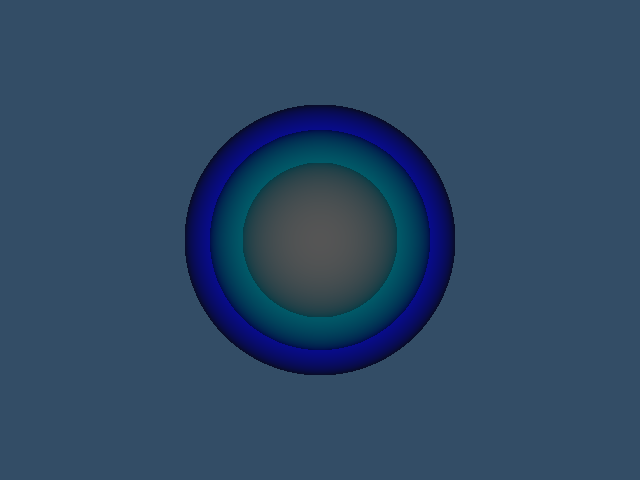

Recreate this plot in Python.
#!/usr/bin/env python

# Sample a quadric implicit function on a volume grid and extract
# multiple iso-surfaces at different values using vtkContourFilter.

# Factory overrides: importing these modules registers the OpenGL rendering
# and interaction style implementations for vtkRenderingCore factory classes.
import vtkmodules.vtkInteractionStyle  # noqa: F401
import vtkmodules.vtkRenderingOpenGL2  # noqa: F401
# VTK pipeline classes used in this example
from vtkmodules.vtkCommonDataModel import vtkQuadric
from vtkmodules.vtkFiltersCore import vtkContourFilter
from vtkmodules.vtkImagingHybrid import vtkSampleFunction
from vtkmodules.vtkRenderingCore import (
    vtkActor,
    vtkPolyDataMapper,
    vtkRenderWindow,
    vtkRenderWindowInteractor,
    vtkRenderer,
)

# Colors (normalized RGB)
background_rgb = (0.2, 0.3, 0.4)

# Source: define a quadric implicit function (ellipsoid-like)
quadric_function = vtkQuadric()
quadric_function.SetCoefficients(1, 1, 1, 0, 0, 0, 0, 0, 0, -1)

# Sample: evaluate the quadric on a 50x50x50 volume grid
sample_function = vtkSampleFunction()
sample_function.SetImplicitFunction(quadric_function)
sample_function.SetModelBounds(-2, 2, -2, 2, -2, 2)
sample_function.SetSampleDimensions(50, 50, 50)
sample_function.ComputeNormalsOff()

# Filter: extract three iso-surfaces at different values
contour_filter = vtkContourFilter()
contour_filter.SetInputConnection(sample_function.GetOutputPort())
contour_filter.GenerateValues(3, -0.5, 0.5)

# Mapper: map the iso-surfaces to graphics primitives
mapper = vtkPolyDataMapper()
mapper.SetInputConnection(contour_filter.GetOutputPort())
mapper.SetScalarRange(-0.5, 0.5)

# Actor: assign the mapped geometry
actor = vtkActor()
actor.SetMapper(mapper)
actor.GetProperty().SetOpacity(0.6)

# Renderer: assemble the scene
renderer = vtkRenderer()
renderer.AddActor(actor)
renderer.SetBackground(background_rgb)

# Render window: display the rendered scene
render_window = vtkRenderWindow()
render_window.AddRenderer(renderer)
render_window.SetWindowName("contour")
render_window.SetMultiSamples(0)
render_window.SetSize(640, 480)

# Interactor: handle mouse and keyboard events
render_window_interactor = vtkRenderWindowInteractor()
render_window_interactor.SetRenderWindow(render_window)

# Scene: configure the camera
renderer.ResetCamera()

# Start: launch the interactive visualization
render_window_interactor.Initialize()
render_window_interactor.Start()
